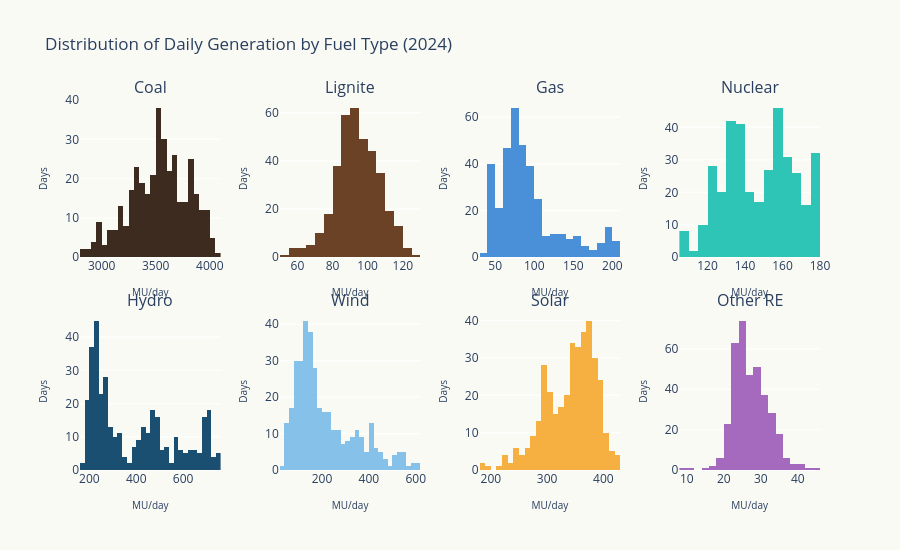

Notebook code for this chart:
### Markdown cell above
## 3. Distribution Shapes — Histograms

### Code cell
fig = make_subplots(rows=2, cols=4,
                    subplot_titles=fuel_labels,
                    vertical_spacing=0.15, horizontal_spacing=0.08)

for i, (col, label) in enumerate(zip(fuel_cols, fuel_labels)):
    row, colnum = (i // 4) + 1, (i % 4) + 1
    fig.add_trace(go.Histogram(
        x=df24[col].dropna(), nbinsx=30,
        marker_color=palette[col],
        name=label, showlegend=False,
        hovertemplate='%{x:.0f} MU: %{y} days<extra></extra>',
    ), row=row, col=colnum)
    fig.update_xaxes(title_text='MU/day', row=row, col=colnum, title_font_size=10)
    fig.update_yaxes(title_text='Days', row=row, col=colnum, title_font_size=10)

fig.update_layout(
    title='Distribution of Daily Generation by Fuel Type (2024)',
    height=550, plot_bgcolor='#FAFAF5', paper_bgcolor='#FAFAF5',
)
fig.show()

### Figure 1 — Plotly figure (JSON) as saved in the notebook; plotly's stock layout.template omitted (floating-point values rounded to 4 significant figures; data arrays with more than 128 entries replaced by an {"elided": "..."} marker saying what was removed)
{"data": [{"hovertemplate": "%{x:.0f} MU: %{y} days<extra></extra>", "marker": {"color": "#3D2B1F"}, "name": "Coal", "nbinsx": 30, "showlegend": false, "type": "histogram", "x": {"elided": "366 float values"}, "xaxis": "x", "yaxis": "y"}, {"hovertemplate": "%{x:.0f} MU: %{y} days<extra></extra>", "marker": {"color": "#6B4226"}, "name": "Lignite", "nbinsx": 30, "showlegend": false, "type": "histogram", "x": {"elided": "366 float values"}, "xaxis": "x2", "yaxis": "y2"}, {"hovertemplate": "%{x:.0f} MU: %{y} days<extra></extra>", "marker": {"color": "#4A90D9"}, "name": "Gas", "nbinsx": 30, "showlegend": false, "type": "histogram", "x": {"elided": "366 float values"}, "xaxis": "x3", "yaxis": "y3"}, {"hovertemplate": "%{x:.0f} MU: %{y} days<extra></extra>", "marker": {"color": "#2EC4B6"}, "name": "Nuclear", "nbinsx": 30, "showlegend": false, "type": "histogram", "x": {"elided": "366 float values"}, "xaxis": "x4", "yaxis": "y4"}, {"hovertemplate": "%{x:.0f} MU: %{y} days<extra></extra>", "marker": {"color": "#1B4F72"}, "name": "Hydro", "nbinsx": 30, "showlegend": false, "type": "histogram", "x": {"elided": "366 float values"}, "xaxis": "x5", "yaxis": "y5"}, {"hovertemplate": "%{x:.0f} MU: %{y} days<extra></extra>", "marker": {"color": "#85C1E9"}, "name": "Wind", "nbinsx": 30, "showlegend": false, "type": "histogram", "x": {"elided": "365 float values"}, "xaxis": "x6", "yaxis": "y6"}, {"hovertemplate": "%{x:.0f} MU: %{y} days<extra></extra>", "marker": {"color": "#F5B041"}, "name": "Solar", "nbinsx": 30, "showlegend": false, "type": "histogram", "x": {"elided": "366 float values"}, "xaxis": "x7", "yaxis": "y7"}, {"hovertemplate": "%{x:.0f} MU: %{y} days<extra></extra>", "marker": {"color": "#A569BD"}, "name": "Other RE", "nbinsx": 30, "showlegend": false, "type": "histogram", "x": {"elided": "366 float values"}, "xaxis": "x8", "yaxis": "y8"}], "layout": {"annotations": [{"font": {"size": 16}, "showarrow": false, "text": "Coal", "x": 0.095, "xanchor": "center", "xref": "paper", "y": 1.0, "yanchor": "bottom", "yref": "paper"}, {"font": {"size": 16}, "showarrow": false, "text": "Lignite", "x": 0.365, "xanchor": "center", "xref": "paper", "y": 1.0, "yanchor": "bottom", "yref": "paper"}, {"font": {"size": 16}, "showarrow": false, "text": "Gas", "x": 0.635, "xanchor": "center", "xref": "paper", "y": 1.0, "yanchor": "bottom", "yref": "paper"}, {"font": {"size": 16}, "showarrow": false, "text": "Nuclear", "x": 0.905, "xanchor": "center", "xref": "paper", "y": 1.0, "yanchor": "bottom", "yref": "paper"}, {"font": {"size": 16}, "showarrow": false, "text": "Hydro", "x": 0.095, "xanchor": "center", "xref": "paper", "y": 0.425, "yanchor": "bottom", "yref": "paper"}, {"font": {"size": 16}, "showarrow": false, "text": "Wind", "x": 0.365, "xanchor": "center", "xref": "paper", "y": 0.425, "yanchor": "bottom", "yref": "paper"}, {"font": {"size": 16}, "showarrow": false, "text": "Solar", "x": 0.635, "xanchor": "center", "xref": "paper", "y": 0.425, "yanchor": "bottom", "yref": "paper"}, {"font": {"size": 16}, "showarrow": false, "text": "Other RE", "x": 0.905, "xanchor": "center", "xref": "paper", "y": 0.425, "yanchor": "bottom", "yref": "paper"}], "height": 550, "paper_bgcolor": "#FAFAF5", "plot_bgcolor": "#FAFAF5", "title": {"text": "Distribution of Daily Generation by Fuel Type (2024)"}, "xaxis": {"anchor": "y", "domain": [0.0, 0.19], "title": {"font": {"size": 10}, "text": "MU/day"}}, "xaxis2": {"anchor": "y2", "domain": [0.27, 0.46], "title": {"font": {"size": 10}, "text": "MU/day"}}, "xaxis3": {"anchor": "y3", "domain": [0.54, 0.73], "title": {"font": {"size": 10}, "text": "MU/day"}}, "xaxis4": {"anchor": "y4", "domain": [0.81, 1.0], "title": {"font": {"size": 10}, "text": "MU/day"}}, "xaxis5": {"anchor": "y5", "domain": [0.0, 0.19], "title": {"font": {"size": 10}, "text": "MU/day"}}, "xaxis6": {"anchor": "y6", "domain": [0.27, 0.46], "title": {"font": {"size": 10}, "text": "MU/day"}}, "xaxis7": {"anchor": "y7", "domain": [0.54, 0.73], "title": {"font": {"size": 10}, "text": "MU/day"}}, "xaxis8": {"anchor": "y8", "domain": [0.81, 1.0], "title": {"font": {"size": 10}, "text": "MU/day"}}, "yaxis": {"anchor": "x", "domain": [0.575, 1.0], "title": {"font": {"size": 10}, "text": "Days"}}, "yaxis2": {"anchor": "x2", "domain": [0.575, 1.0], "title": {"font": {"size": 10}, "text": "Days"}}, "yaxis3": {"anchor": "x3", "domain": [0.575, 1.0], "title": {"font": {"size": 10}, "text": "Days"}}, "yaxis4": {"anchor": "x4", "domain": [0.575, 1.0], "title": {"font": {"size": 10}, "text": "Days"}}, "yaxis5": {"anchor": "x5", "domain": [0.0, 0.425], "title": {"font": {"size": 10}, "text": "Days"}}, "yaxis6": {"anchor": "x6", "domain": [0.0, 0.425], "title": {"font": {"size": 10}, "text": "Days"}}, "yaxis7": {"anchor": "x7", "domain": [0.0, 0.425], "title": {"font": {"size": 10}, "text": "Days"}}, "yaxis8": {"anchor": "x8", "domain": [0.0, 0.425], "title": {"font": {"size": 10}, "text": "Days"}}}}
